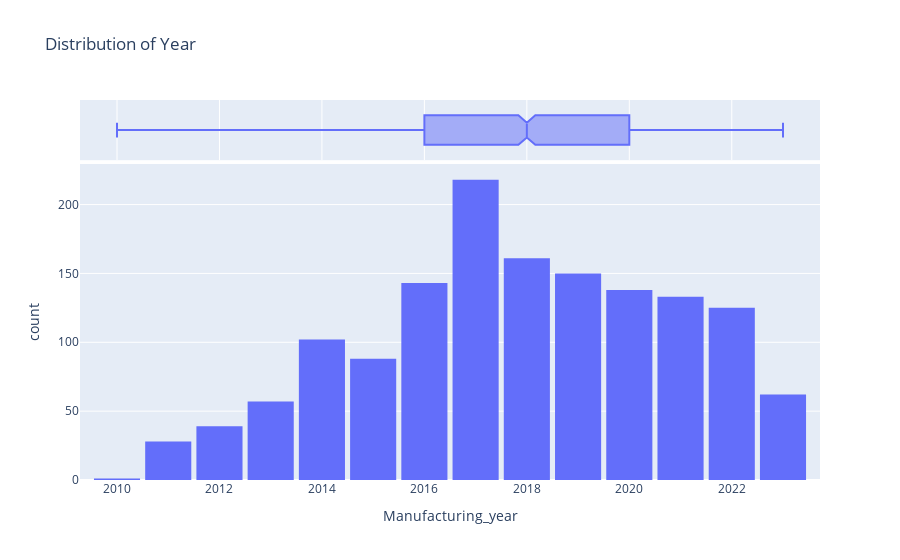

Notebook code cell kept with this figure:
### Code cell
import plotly.express as px
fig = px.histogram(a, 
                   x=a['Manufacturing_year'], 
                   marginal='box', 
                   nbins=16, 
                   title='Distribution of Year')
fig.update_layout(bargap=0.1)
fig.show()

### Figure 1 — Plotly figure (JSON) as saved in the notebook; plotly's stock layout.template omitted (floating-point values rounded to 4 significant figures; data arrays with more than 128 entries replaced by an {"elided": "..."} marker saying what was removed)
{"data": [{"alignmentgroup": "True", "bingroup": "x", "hovertemplate": "Manufacturing_year=%{x}<br>count=%{y}<extra></extra>", "legendgroup": "", "marker": {"color": "#636efa", "pattern": {"shape": ""}}, "name": "", "nbinsx": 16, "offsetgroup": "", "orientation": "v", "showlegend": false, "type": "histogram", "x": {"elided": "1445 int values"}, "xaxis": "x", "yaxis": "y"}, {"alignmentgroup": "True", "hovertemplate": "Manufacturing_year=%{x}<extra></extra>", "legendgroup": "", "marker": {"color": "#636efa"}, "name": "", "notched": true, "offsetgroup": "", "showlegend": false, "type": "box", "x": {"elided": "1445 int values"}, "xaxis": "x2", "yaxis": "y2"}], "layout": {"bargap": 0.1, "barmode": "relative", "legend": {"tracegroupgap": 0}, "title": {"text": "Distribution of Year"}, "xaxis": {"anchor": "y", "domain": [0, 1], "title": {"text": "Manufacturing_year"}}, "xaxis2": {"anchor": "y2", "domain": [0, 1], "matches": "x", "showgrid": true, "showticklabels": false}, "yaxis": {"anchor": "x", "domain": [0, 0.8316], "title": {"text": "count"}}, "yaxis2": {"anchor": "x2", "domain": [0.8416, 1], "matches": "y2", "showgrid": false, "showline": false, "showticklabels": false, "ticks": ""}}}
